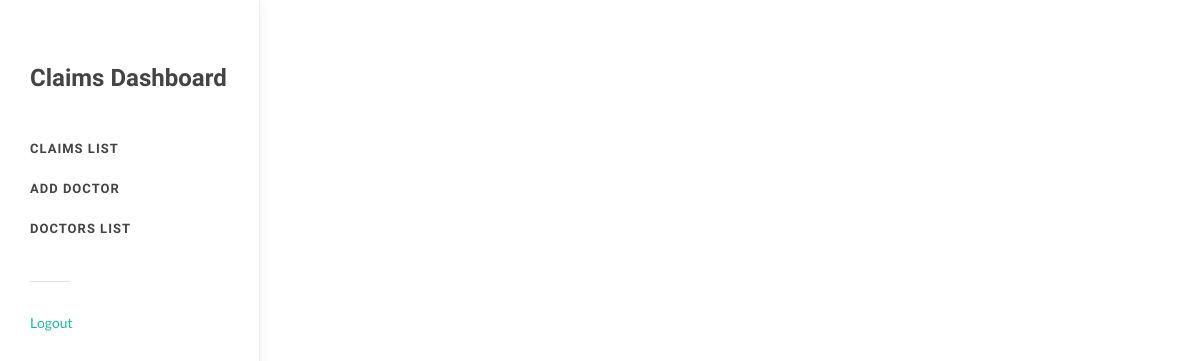
Page /claims (signed in) on the earlier database version.
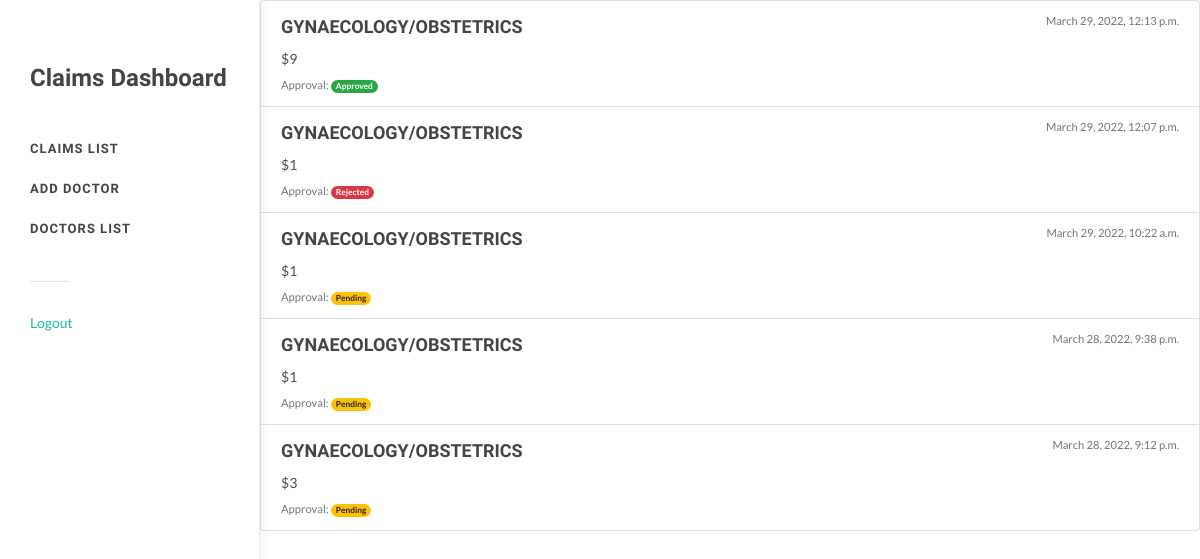
Same page on the later database version.
### claim/models.py (models this page shows)
class Claim(models.Model):
    doctor = models.ForeignKey(Account, on_delete=models.CASCADE)
    claimed = models.IntegerField()
    age = models.IntegerField()
    gender = models.CharField(max_length=50)
    practice = models.IntegerField()
    description = models.CharField(max_length=50)
    tariff = models.IntegerField()
    approval = models.CharField(max_length=50)
    knn = models.CharField(max_length=50)
    svm = models.CharField(max_length=50)
    logistics = models.CharField(max_length=50)
    bayes = models.CharField(max_length=50)
    trees = models.CharField(max_length=50)
    forest = models.CharField(max_length=50)
    created_at = models.DateTimeField(auto_now_add=True)
    updated_at = models.DateTimeField(auto_now=True)
    class Meta:
        ordering = ('-updated_at',)

### claim/views.py (the view)
# urls.py: path('claims', views.claimsHome, name='claims'),
def claimsHome(request):
    user = request.user
    account = Account.objects.get(user = user)
    if account.accountType == 'Claims':
        claims = Claim.objects.all()
        return render(request, "claim/allClaims.html", {'claims':claims})
    return render(request, "claim/login.html")

### claim/templates/claim/allClaims.html
{% extends 'claim/claimsHome.html' %}
{% block body %}
<div class="list-group">
    {% for claim in claims %}
    <a href="{% url 'claim:detail' claim.id %}" class="list-group-item list-group-item-action flex-column align-items-start">
        <div class="d-flex w-100 justify-content-between">
            <h4 class="mb-2">{{claim.description}}</h4>
            <small class="text-muted">{{claim.updated_at}}</small>
        </div>
        <p class="mb-1">${{claim.claimed}}</p>
        <small class="text-muted">Approval:
            {% if claim.approval == "Approved"%}
            <span class="badge badge-pill badge-success">Approved</span>
            {% elif claim.approval == "Pending" %}
            <span class="badge badge-pill badge-warning">Pending</span>
            {% else %}
            <span class="badge badge-pill badge-danger">Rejected</span>
            {% endif %}</small>
    </a>
    {% endfor %}
</div>
{% endblock %}

### claim/templates/claim/claimsHome.html (shortened to what this page needs)
{% extends 'claim/base.html' %}
{% block side %}
side-header
        {% endblock %}
{% block content %}
		<header id="header" class="no-sticky">
			<div id="header-wrap">
				<div class="container clearfix">
					<div id="logo" class="nobottomborder">
					<h3>Claims Dashboard</h3>
					</div>
					<nav id="primary-menu">
						<ul>
							<li><a href="{% url 'claim:claims' %}"><div>Claims List</div></a></li>
                            <li><a href="{% url 'claim:add-doctor' %}"><div>Add Doctor</div></a></li>
                            <li><a href="{% url 'claim:doctors-list' %}"><div>Doctors List</div></a></li>
						</ul>
					</nav>
					<div class="clearfix d-none d-lg-block">
                        <ul style="list-style: none;">
                            <li><a href="{% url 'claim:logout' %}"><div>Logout</div></a></li>
                        </ul>
					</div>
				</div>
			</div>
		</header>
		{% block body %}
        {% endblock %}
{% endblock %}

### claim/templates/claim/base.html (shortened to what this page needs)
{% load static %}
<!DOCTYPE html>
<html dir="ltr" lang="en-US">
<head>
	<link rel="stylesheet" href="{% static 'claim/css/bootstrap.css' %}" type="text/css" />
	<link rel="stylesheet" href="{% static 'claim/style.css' %}" type="text/css" />
	<link rel="stylesheet" href="{% static 'claim/css/dark.css' %}" type="text/css" />
	<link rel="stylesheet" href="{% static 'claim/css/font-icons.css' %}" type="text/css" />
	<link rel="stylesheet" href="{% static 'claim/css/animate.css' %}" type="text/css" />
	<link rel="stylesheet" href="{% static 'claim/css/magnific-popup.css' %}" type="text/css" />
	<link rel="stylesheet" href="{% static 'claim/css/components/bs-filestyle.css' %}" type="text/css" />
	<link rel="stylesheet" href="{% static 'claim/css/components/select-boxes.css' %}" type="text/css" />
	<link rel="stylesheet" href="{% static 'claim/css/components/bs-select.css' %}" type="text/css" />
	<link rel="stylesheet" href="{% static 'claim/css/components/datepicker.css' %}" type="text/css" />
	<link rel="stylesheet" href="{% static 'claim/css/components/timepicker.css' %}" type="text/css" />
	<link rel="stylesheet" href="{% static 'claim/css/components/ion.rangeslider.css' %}" type="text/css" />
	<link rel="stylesheet" href="{% static 'claim/css/components/bs-rating.css' %}" type="text/css" />
	<link rel="stylesheet" href="{% static 'claim/css/components/bs-switches.css' %}" type="text/css" />
	<link rel="stylesheet" href="{% static 'claim/css/responsive.css' %}" type="text/css" />
</head>
<body class="stretched {% block side %}
{% endblock %}">
	<div id="wrapper" class="clearfix">
        {% block content %}
        {% endblock %}
	</div>
</body>
</html>

Differences in the rows shown:
added Claim: description "GYNAECOLOGY/OBSTETRICS", updated_at "March 29, 2022, 12:13 p.m.", claimed "9", approval "Approved"
added Claim: description "GYNAECOLOGY/OBSTETRICS", updated_at "March 29, 2022, 12:07 p.m.", claimed "1", approval "Rejected"
added Claim: description "GYNAECOLOGY/OBSTETRICS", updated_at "March 29, 2022, 10:22 a.m.", claimed "1", approval "Pending"
added Claim: description "GYNAECOLOGY/OBSTETRICS", updated_at "March 28, 2022, 9:38 p.m.", claimed "1", approval "Pending"
added Claim: description "GYNAECOLOGY/OBSTETRICS", updated_at "March 28, 2022, 9:12 p.m.", claimed "3", approval "Pending"
